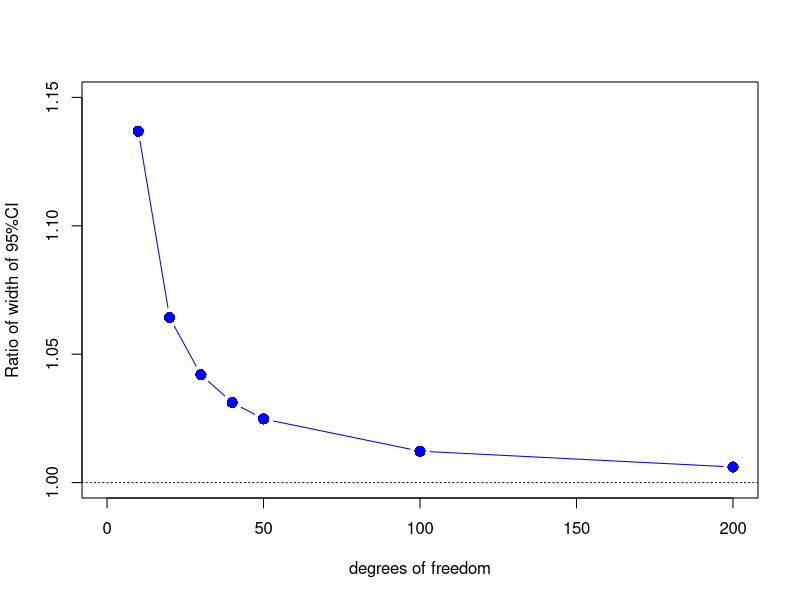

Here is the R script that generated this plot:
df = c(10,20,30,40,50,100,200) 

ratio = numeric(length(df)) 

for (i in 1:length(df)){ 
  
  ratio[i] = qt(0.975, df[i])/1.96 
  
} 



plot(df,ratio,col="blue",pch=16,cex=1.5, xlab="degrees of freedom", 
     
     ylab="Ratio of width of 95%CI",type="b",xlim=c(0,200),ylim=c(1,1.15)) 

abline(h=1,lty="dotted") 